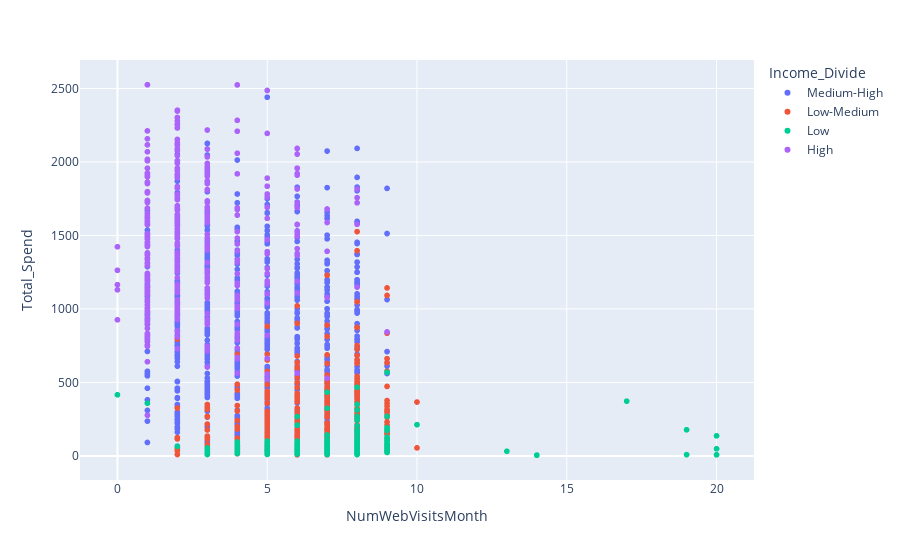

The notebook cell this image was saved under:
### Code cell
#df = px.data.df()
fig = px.scatter(df_quantile, x="NumWebVisitsMonth", y="Total_Spend", color="Income_Divide")
#, size='petal_length', hover_data=['petal_width']
fig.show()

### Figure 1 — Plotly figure (JSON) as saved in the notebook; plotly's stock layout.template omitted (floating-point values rounded to 4 significant figures; data arrays with more than 128 entries replaced by an {"elided": "..."} marker saying what was removed)
{"data": [{"hovertemplate": "Income_Divide=Medium-High<br>NumWebVisitsMonth=%{x}<br>Total_Spend=%{y}<extra></extra>", "legendgroup": "Medium-High", "marker": {"color": "#636efa", "symbol": "circle"}, "mode": "markers", "name": "Medium-High", "showlegend": true, "type": "scattergl", "x": {"elided": "797 int values"}, "xaxis": "x", "y": {"elided": "797 int values"}, "yaxis": "y"}, {"hovertemplate": "Income_Divide=Low-Medium<br>NumWebVisitsMonth=%{x}<br>Total_Spend=%{y}<extra></extra>", "legendgroup": "Low-Medium", "marker": {"color": "#EF553B", "symbol": "circle"}, "mode": "markers", "name": "Low-Medium", "showlegend": true, "type": "scattergl", "x": {"elided": "690 int values"}, "xaxis": "x", "y": {"elided": "690 int values"}, "yaxis": "y"}, {"hovertemplate": "Income_Divide=Low<br>NumWebVisitsMonth=%{x}<br>Total_Spend=%{y}<extra></extra>", "legendgroup": "Low", "marker": {"color": "#00cc96", "symbol": "circle"}, "mode": "markers", "name": "Low", "showlegend": true, "type": "scattergl", "x": {"elided": "370 int values"}, "xaxis": "x", "y": {"elided": "370 int values"}, "yaxis": "y"}, {"hovertemplate": "Income_Divide=High<br>NumWebVisitsMonth=%{x}<br>Total_Spend=%{y}<extra></extra>", "legendgroup": "High", "marker": {"color": "#ab63fa", "symbol": "circle"}, "mode": "markers", "name": "High", "showlegend": true, "type": "scattergl", "x": {"elided": "351 int values"}, "xaxis": "x", "y": {"elided": "351 int values"}, "yaxis": "y"}], "layout": {"legend": {"title": {"text": "Income_Divide"}, "tracegroupgap": 0}, "margin": {"t": 60}, "xaxis": {"anchor": "y", "domain": [0, 1], "title": {"text": "NumWebVisitsMonth"}}, "yaxis": {"anchor": "x", "domain": [0, 1], "title": {"text": "Total_Spend"}}}}
